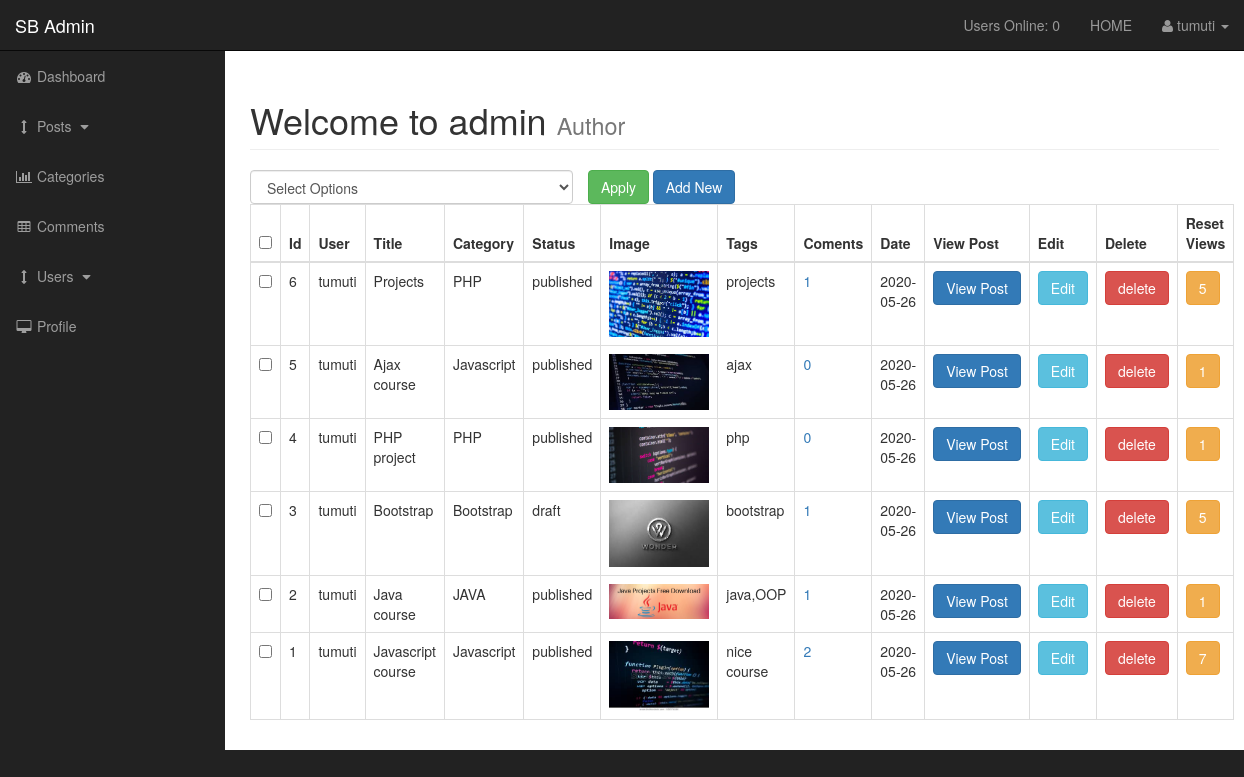
Screenshot of /admin/posts.php (signed in) with the database file from the repository.
### tables this page shows
CREATE TABLE `posts` (
  `post_id` int(3) NOT NULL,
  `post_category_id` int(3) NOT NULL,
  `post_title` varchar(255) NOT NULL,
  `post_author` varchar(255) NOT NULL,
  `post_user` varchar(255) NOT NULL,
  `post_date` date NOT NULL,
  `post_image` text NOT NULL,
  `post_content` text NOT NULL,
  `post_tags` varchar(255) NOT NULL,
  `post_comment_count` int(11) NOT NULL,
  `post_status` varchar(255) NOT NULL DEFAULT 'draft',
  `post_views_count` int(11) NOT NULL
);

CREATE TABLE `categories` (
  `cat_id` int(3) NOT NULL,
  `cat_title` varchar(255) NOT NULL
);

### admin/includes/view_all_posts.php (the view, shortened to what this page needs)
        <form action="" method="post">
		<table class="table table-bordered table-hover">
		<div id="bulkOptionContainer" class="col-xs-4">
		<select class="form-control" name="bulk_options" id="">
		<option value="">Select Options</option>
		</select>
		</div>
		<div class="col-xs-4">
     	<input type="submit" name="submit" class="btn btn-success" value="Apply">
     	<a class="btn btn-primary" href="posts.php?source=add_post">Add New</a>
        </div>
		<thead>
		<tr>
		<th><input id="SelectAllBoxes" type="checkbox"></th>
		<th>Id</th>
		<th>User</th>
		<th>Title</th>
		<th>Category</th>
		<th>Status</th>
		<th>Image</th>
		<th>Tags</th>
		<th>Coments</th>
		<th>Date</th>
		<th>View Post</th>
		<th>Edit</th>
		<th>Delete</th>
		<th>Reset Views</th>
		</tr>
		</thead>
		<tbody>
		<?php
$query = "SELECT * FROM posts ORDER BY post_id DESC";
$select_posts = mysqli_query($connection, $query);
while($row = mysqli_fetch_assoc($select_posts)){
$post_id = $row['post_id'];
$post_author = $row['post_author'];
$post_user = $row['post_user'];
$post_title = $row['post_title'];
$post_category_id = $row['post_category_id'];
$post_status = $row['post_status'];
$post_image = $row['post_image'];
$post_tags = $row['post_tags'];
$post_date = $row['post_date'];
$post_views_count = $row['post_views_count'];
echo "<tr>";
	?>
<td><input class="checkBoxes" type="checkbox" name="checkBoxArray[]" value="<?php echo $post_id; ?>"></td>
	<?php
	echo "<td>{$post_id}</td>";
	if(!empty($post_author)) {
	echo "<td>{$post_author}</td>";
	} elseif(!empty($post_user)){
		echo "<td>{$post_user}</td>";
	}
	echo "<td>{$post_title}</td>";
$query = " SELECT * FROM categories WHERE cat_id = $post_category_id ";
$select_categories_id = mysqli_query($connection, $query);
while($row = mysqli_fetch_assoc($select_categories_id)){
$cat_title = $row['cat_title'];
	echo "<td>{$cat_title}</td>";
}
	echo "<td>{$post_status}</td>";
	echo "<td><img width='100' src='../images/{$post_image}' alt='image'></td>";
	echo "<td>{$post_tags}</td>";
$query = "SELECT * FROM comments WHERE comment_post_id = $post_id";
$send_comment_query = mysqli_query($connection,$query);
$count_comments = mysqli_num_rows($send_comment_query);
	echo "<td><a href='post_comments.php?id=$post_id'>{$count_comments}</a></td>";
	echo "<td>{$post_date}</td>";
echo "<td><a class='btn btn-primary' href='../post.php?p_id={$post_id}'>View Post</a></td>";
echo "<td><a class='btn btn-info' href='posts.php?source=edit_post&p_id={$post_id}'>Edit</a></td>";
?>
 <form method="post">
 	<?php
  echo	'<td><input class="btn btn-danger" type="submit" name="delete" value="delete"></td>';
	?>
 </form>
<?php
echo "<td><a class='btn btn-warning' href='posts.php?reset={$post_id}'>{$post_views_count}</a></td>";
echo "</tr>";
}
		?>
		</tbody>
		</table>
		</form>

### admin/css/sb-admin.css (style rules this page uses)
body { margin-top: 100px; background-color: #222; }
@media (min-width:768px) { body { margin-top: 50px; } }
#bulkOptionContainer { padding: 0px; }

### admin/css/styles.css (style rules this page uses)
#bulkOptionContainer { padding: 0px; }

### rows the page displays
posts: post_id "6", post_user "tumuti", post_title "Projects", post_status "published", post_image (picture), post_tags "projects", count_comments "1", post_date "2020-05-26", post_views_count "5"
categories: cat_title "PHP"
posts: post_id "5", post_user "tumuti", post_title "Ajax course", post_status "published", post_image (picture), post_tags "ajax", count_comments "0", post_date "2020-05-26", post_views_count "1"
categories: cat_title "Javascript"
posts: post_id "4", post_user "tumuti", post_title "PHP project", post_status "published", post_image (picture), post_tags "php", count_comments "0", post_date "2020-05-26", post_views_count "1"
posts: post_id "3", post_user "tumuti", post_title "Bootstrap", post_status "draft", post_image (picture), post_tags "bootstrap", count_comments "1", post_date "2020-05-26", post_views_count "5"
categories: cat_title "Bootstrap"
posts: post_id "2", post_user "tumuti", post_title "Java course", post_status "published", post_image (picture), post_tags "java,OOP", count_comments "1", post_date "2020-05-26", post_views_count "1"
categories: cat_title "JAVA"
posts: post_id "1", post_user "tumuti", post_title "Javascript course", post_status "published", post_image (picture), post_tags "nice course", count_comments "2", post_date "2020-05-26", post_views_count "7"

### other values shown
users_online() "0"
$_SESSION['username'] "tumuti"
